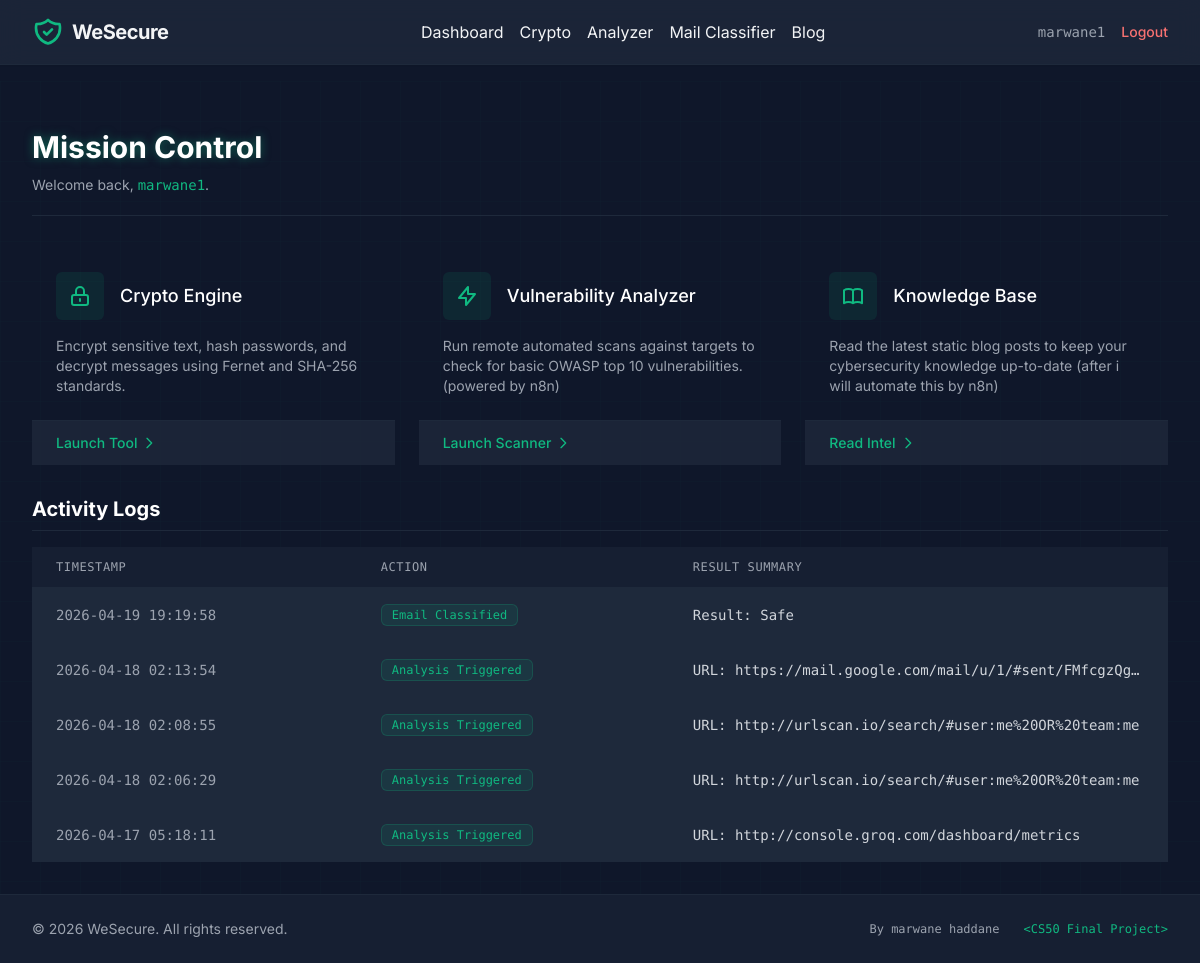
/dashboard (signed in), run on the app's committed database.
### tables this page shows
CREATE TABLE history (
            id INTEGER PRIMARY KEY AUTOINCREMENT,
            user_id INTEGER NOT NULL,
            action TEXT NOT NULL,
            result TEXT,
            timestamp DATETIME DEFAULT CURRENT_TIMESTAMP,
            FOREIGN KEY (user_id) REFERENCES users (id)
        );

### app.py (the view)
@app.route("/dashboard")
@login_required
def dashboard():
    conn = get_db_connection()
    history_records = conn.execute(
        "SELECT * FROM history WHERE user_id = ? ORDER BY timestamp DESC LIMIT 5",
        (session["user_id"],)
    ).fetchall()
    conn.close()
    return render_template("dashboard.html", username=session.get("username"), history=history_records)

### app.py (called while the page is built)
def get_db_connection():
    conn = sqlite3.connect(DATABASE_PATH)
    conn.row_factory = sqlite3.Row
    return conn

def login_required(f):
    @wraps(f)
    def decorated_function(*args, **kwargs):
        if session.get("user_id") is None:
            return redirect(url_for("login"))
        return f(*args, **kwargs)
    return decorated_function

@app.after_request
def after_request(response):
    response.headers["Cache-Control"] = "no-cache, no-store, must-revalidate"
    response.headers["Expires"] = 0
    response.headers["Pragma"] = "no-cache"
    return response

### templates/dashboard.html (shortened to what this page needs)
{% extends "layout.html" %}
{% block content %}
<div class="space-y-8 animate-fade-in-up">
    <div class="border-b border-gray-200 dark:border-cyber-border pb-5 mt-4 flex items-center justify-between">
        <div>
            <h2 class="text-3xl font-bold leading-tight text-gray-900 dark:text-white glow-text">
                Mission Control
            </h2>
            <p class="mt-2 text-sm text-gray-500 dark:text-gray-400">Welcome back, <span
                    class="font-mono text-cyber-green">{{ username }}</span>.</p>
        </div>
    </div>
    <div class="grid grid-cols-1 gap-6 sm:grid-cols-2 lg:grid-cols-3">
        <div
            class="cyber-card flex flex-col group hover:-translate-y-1 hover:shadow-2xl hover:shadow-cyber-green/10 transition-all duration-300">
            <div class="p-6">
                <div class="flex items-center">
                    <div class="flex-shrink-0 bg-cyber-green/10 rounded-md p-3">
                        <svg class="h-6 w-6 text-cyber-green" fill="none" viewBox="0 0 24 24" stroke="currentColor">
                            <path stroke-linecap="round" stroke-linejoin="round" stroke-width="2"
                                d="M12 15v2m-6 4h12a2 2 0 002-2v-6a2 2 0 00-2-2H6a2 2 0 00-2 2v6a2 2 0 002 2zm10-10V7a4 4 0 00-8 0v4h8z" />
                        </svg>
                    </div>
                    <div class="ml-4">
                        <h3 class="text-lg font-medium text-gray-900 dark:text-white">Crypto Engine</h3>
                    </div>
                </div>
                <div class="mt-4 text-sm text-gray-500 dark:text-gray-400">
                    Encrypt sensitive text, hash passwords, and decrypt messages using Fernet and SHA-256 standards.
                </div>
            </div>
            <div class="bg-gray-50 dark:bg-cyber-800/80 px-6 py-3 border-t border-gray-200 dark:border-cyber-border">
                <a href="{{ url_for('crypto') }}"
                    class="text-sm font-medium text-cyber-green hover:text-cyber-greenGlow flex items-center">
                    Launch Tool <svg class="ml-1 w-4 h-4 group-hover:translate-x-1 transition-transform" fill="none"
                        viewBox="0 0 24 24" stroke="currentColor">
                        <path stroke-linecap="round" stroke-linejoin="round" stroke-width="2" d="M9 5l7 7-7 7"></path>
                    </svg>
                </a>
            </div>
        </div>
        <div
            class="cyber-card flex flex-col group hover:-translate-y-1 hover:shadow-2xl hover:shadow-cyber-green/10 transition-all duration-300">
            <div class="p-6">
                <div class="flex items-center">
                    <div class="flex-shrink-0 bg-cyber-green/10 rounded-md p-3">
                        <svg class="h-6 w-6 text-cyber-green" fill="none" viewBox="0 0 24 24" stroke="currentColor">
                            <path stroke-linecap="round" stroke-linejoin="round" stroke-width="2"
                                d="M13 10V3L4 14h7v7l9-11h-7z" />
                        </svg>
                    </div>
                    <div class="ml-4">
                        <h3 class="text-lg font-medium text-gray-900 dark:text-white">Vulnerability Analyzer</h3>
                    </div>
                </div>
                <div class="mt-4 text-sm text-gray-500 dark:text-gray-400">
                    Run remote automated scans against targets to check for basic OWASP top 10 vulnerabilities. (powered
                    by n8n)
                </div>
            </div>
            <div class="bg-gray-50 dark:bg-cyber-800/80 px-6 py-3 border-t border-gray-200 dark:border-cyber-border">
                <a href="{{ url_for('analyzer') }}"
                    class="text-sm font-medium text-cyber-green hover:text-cyber-greenGlow flex items-center">
                    Launch Scanner <svg class="ml-1 w-4 h-4 group-hover:translate-x-1 transition-transform" fill="none"
                        viewBox="0 0 24 24" stroke="currentColor">
                        <path stroke-linecap="round" stroke-linejoin="round" stroke-width="2" d="M9 5l7 7-7 7"></path>
                    </svg>
                </a>
            </div>
        </div>
        <div
            class="cyber-card flex flex-col group hover:-translate-y-1 hover:shadow-2xl hover:shadow-cyber-green/10 transition-all duration-300">
            <div class="p-6">
                <div class="flex items-center">
                    <div class="flex-shrink-0 bg-cyber-green/10 rounded-md p-3">
                    </div>
                    <div class="ml-4">
                        <h3 class="text-lg font-medium text-gray-900 dark:text-white">Knowledge Base</h3>
                    </div>
                </div>
                <div class="mt-4 text-sm text-gray-500 dark:text-gray-400">
                    Read the latest static blog posts to keep your cybersecurity knowledge up-to-date (after i
                    will automate this by n8n)
                </div>
            </div>
            <div class="bg-gray-50 dark:bg-cyber-800/80 px-6 py-3 border-t border-gray-200 dark:border-cyber-border">
                <a href="{{ url_for('blog') }}"
                    class="text-sm font-medium text-cyber-green hover:text-cyber-greenGlow flex items-center">
                    Read Intel <svg class="ml-1 w-4 h-4 group-hover:translate-x-1 transition-transform" fill="none"
                        viewBox="0 0 24 24" stroke="currentColor">
                        <path stroke-linecap="round" stroke-linejoin="round" stroke-width="2" d="M9 5l7 7-7 7"></path>
                    </svg>
                </a>
            </div>
        </div>
    </div>
    <div class="mt-10 animate-fade-in-up">
        <h3
            class="text-xl font-bold leading-tight text-gray-900 dark:text-white mb-4 border-b border-gray-200 dark:border-cyber-border pb-2">
            Activity Logs
        </h3>
        <div class="cyber-card">
            {% if history %}
            <div class="overflow-x-auto">
                <table
                    class="min-w-full divide-y font-mono text-sm divide-gray-200 dark:divide-cyber-border bg-white dark:bg-cyber-800">
                    <thead>
                        <tr class="bg-gray-50 dark:bg-cyber-900/50">
                            <th scope="col"
                                class="px-6 py-3 text-left text-xs font-medium text-gray-500 dark:text-gray-400 uppercase tracking-wider">
                                Timestamp</th>
                            <th scope="col"
                                class="px-6 py-3 text-left text-xs font-medium text-gray-500 dark:text-gray-400 uppercase tracking-wider">
                                Action</th>
                            <th scope="col"
                                class="px-6 py-3 text-left text-xs font-medium text-gray-500 dark:text-gray-400 uppercase tracking-wider">
                                Result Summary</th>
                        </tr>
                    </thead>
                    <tbody class="divide-y divide-gray-200 dark:divide-cyber-border">
                        {% for record in history %}
                        <tr class="hover:bg-gray-50 dark:hover:bg-cyber-700/30 transition-colors">
                            <td class="px-6 py-4 whitespace-nowrap text-gray-500 dark:text-gray-400">{{ record.timestamp
                                }}</td>
                            <td class="px-6 py-4 whitespace-nowrap">
                                <span
                                    class="inline-flex items-center px-2.5 py-0.5 rounded-md text-xs font-medium bg-cyber-green/10 text-cyber-green border border-cyber-green/20">
                                    {{ record.action }}
                                </span>
                            </td>
                            <td class="px-6 py-4 text-gray-900 dark:text-gray-300 truncate max-w-xs">{{ record.result }}
                            </td>
                        </tr>
                        {% endfor %}
                    </tbody>
                </table>
            </div>
            {% else %}
            <div class="p-8 text-center text-gray-500 dark:text-gray-400">
                No recent activity detected. Launch a tool to generate logs.
            </div>
            {% endif %}
        </div>
    </div>
</div>
{% endblock %}

### templates/layout.html (shortened to what this page needs)
<!DOCTYPE html>
<html lang="en" class="dark">
<head>
    <script src="https://cdn.tailwindcss.com"></script>
    <link rel="stylesheet" href="{{ url_for('static', filename='css/styles.css') }}">
</head>
<body
    class="bg-gray-50 dark:bg-cyber-900 text-gray-900 dark:text-gray-100 flex flex-col min-h-screen font-sans selection:bg-cyber-green selection:text-white transition-colors duration-200">
    <nav
        class="sticky top-0 z-50 bg-white/80 dark:bg-cyber-800/80 backdrop-blur-md border-b border-gray-200 dark:border-cyber-border shadow-sm">
        <div class="max-w-7xl mx-auto px-4 sm:px-6 lg:px-8">
            <div class="flex items-center justify-between h-16">
                <div class="flex-shrink-0 flex items-center gap-2">
                    <a href="/"
                        class="text-xl font-bold tracking-tight hover:text-cyber-green transition-colors transform hover:scale-105 tracking-tight">WeSecure</a>
                </div>
                <div class="hidden md:block">
                    <div class="ml-10 flex items-baseline space-x-4">
                        {% if session.user_id %}
                        <a href="{{ url_for('dashboard') }}" class="nav-link nv">Dashboard</a>
                        <a href="{{ url_for('crypto') }}" class="nav-link nv">Crypto</a>
                        <a href="{{ url_for('analyzer') }}" class="nav-link nv">Analyzer</a>
                        <a href="{{ url_for('classifier') }}" class="nav-link nv">Mail Classifier</a>
                        <a href="{{ url_for('blog') }}" class="nav-link nv">Blog</a>
                        {% endif %}
                    </div>
                </div>
                <div class="flex items-center space-x-4">
                    {% if session.user_id %}
                    <div class="text-sm text-gray-500 dark:text-gray-400 font-mono hidden sm:block">
                        {{ session.username }}
                    </div>
                    <a href="{{ url_for('logout') }}"
                        class="text-sm font-medium text-red-600 dark:text-red-400 hover:text-red-800 dark:hover:text-red-300 transition">Logout</a>
                    {% endif %}
                </div>
            </div>
        </div>
    </nav>
    <main class="flex-grow w-full max-w-7xl mx-auto px-4 sm:px-6 lg:px-8 py-8 relative">
        <div class="cyber-grid absolute inset-0 z-0 pointer-events-none opacity-[0.03] dark:opacity-[0.05]"></div>
        <div class="relative z-10">
            {% block content %}{% endblock %}
        </div>
    </main>
    <footer class="bg-white dark:bg-cyber-800/50 border-t border-gray-200 dark:border-cyber-border mt-auto">
        <div
            class="max-w-7xl mx-auto py-6 px-4 sm:px-6 lg:px-8 flex flex-col md:flex-row justify-between items-center text-sm text-gray-500 dark:text-gray-400">
            <div>
                &copy; {{ range(2025, 2027) | random }} WeSecure. All rights reserved.
            </div>
            <div class="flex space-x-6 mt-4 md:mt-0 font-mono text-xs">
                <span>By marwane haddane</span>
                <span class="text-cyber-green">&lt;CS50 Final Project&gt;</span>
            </div>
        </div>
    </footer>
</body>
</html>

### static/css/styles.css (style rules this page uses)
.cyber-grid { background-size: 40px 40px; background-image: linear-gradient(to right, rgba(16, 185, 129, 0.4) 1px, transparent 1px), linear-gradient(to bottom, rgba(16, 185, 129, 0.4) 1px, transparent 1px); }
.nav-link { @apply px-3 py-2 rounded-md font-medium text-gray-700 dark:text-gray-300 hover:text-cyber-green dark:hover:text-cyber-green hover:bg-gray-100 dark:hover:bg-cyber-700/50 transition-colors; }
.cyber-card { @apply bg-white dark:bg-cyber-800 shadow-xl overflow-hidden rounded-2xl border border-gray-200 dark:border-cyber-border; }
.animate-fade-in-up { animation: fadeInUp 0.6s ease-out forwards; }
.glow-text { text-shadow: 0 0 10px rgba(16, 185, 129, 0.5); }
.nv { text-decoration: none; position: relative; transition: 0.4s; color: inherit; }
.nv::before { content: ""; position: absolute; width: 0; height: 3px; bottom: 0; left: 50%; background-color: #10b981; transition: all 0.4s ease; box-shadow: 0 0 8px rgba(16, 185, 129, 0.6); border-radius: 2px; }

### data on the page
history: timestamp "2026-04-19 19:19:58", action "Email Classified", result "Result: Safe"
history: timestamp "2026-04-18 02:13:54", action "Analysis Triggered", result "URL: https://mail.google.com/mail/u/1/#sent/FMfcgzQg…"
history: timestamp "2026-04-18 02:08:55", action "Analysis Triggered", result "URL: http://urlscan.io/search/#user:me%20OR%20team:me"
history: timestamp "2026-04-18 02:06:29", action "Analysis Triggered", result "URL: http://urlscan.io/search/#user:me%20OR%20team:me"
history: timestamp "2026-04-17 05:18:11", action "Analysis Triggered", result "URL: http://console.groq.com/dashboard/metrics"

### other printed values
{{ session.username }} "marwane1"
{{ username }} "marwane1"
